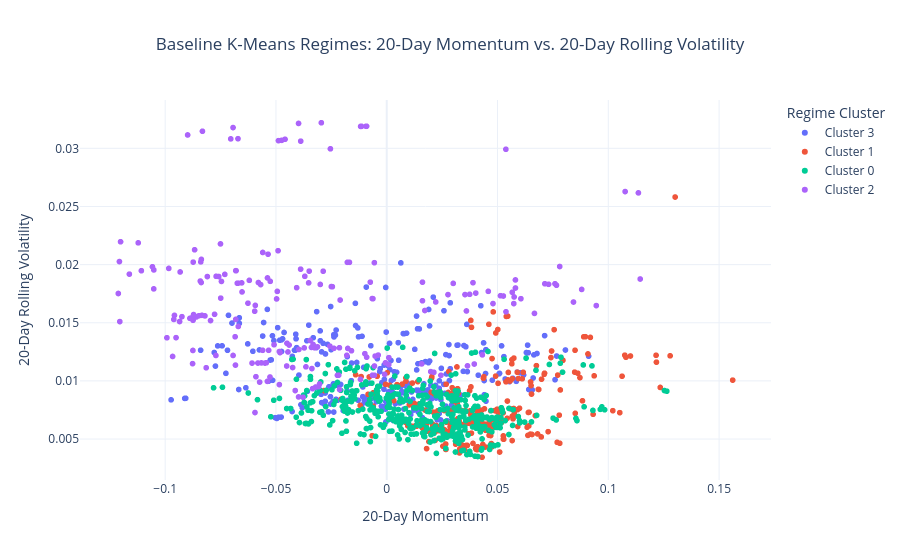

Notebook code for this chart:
### Markdown cell above
---
### Step 21: Visualize Feature Space (Momentum vs Volatility Scatter Plot)

We plot 20-Day Momentum against 20-Day Rolling Volatility, color-coded by `Regime_Cluster`, to visually inspect cluster separation in 2D space.

### Code cell
# Convert cluster integer to categorical string for distinct legend colors
plot_ml_df["Regime_Cluster_Label"] = "Cluster " + plot_ml_df["Regime_Cluster"].astype(str)

fig_scatter = px.scatter(
    plot_ml_df,
    x="Momentum_20",
    y="Rolling_Volatility_20",
    color="Regime_Cluster_Label",
    title="Baseline K-Means Regimes: 20-Day Momentum vs. 20-Day Rolling Volatility",
    labels={
        "Momentum_20": "20-Day Momentum",
        "Rolling_Volatility_20": "20-Day Rolling Volatility",
        "Regime_Cluster_Label": "Regime Cluster"
    },
    template="plotly_white"
)

fig_scatter.update_layout(title_x=0.5)
fig_scatter.show()

### Figure 1 — Plotly figure (JSON) as saved in the notebook; plotly's stock layout.template omitted (floating-point values rounded to 4 significant figures; data arrays with more than 128 entries replaced by an {"elided": "..."} marker saying what was removed)
{"data": [{"hovertemplate": "Regime Cluster=Cluster 3<br>20-Day Momentum=%{x}<br>20-Day Rolling Volatility=%{y}<extra></extra>", "legendgroup": "Cluster 3", "marker": {"color": "#636efa", "symbol": "circle"}, "mode": "markers", "name": "Cluster 3", "showlegend": true, "type": "scattergl", "x": {"elided": "299 float values"}, "xaxis": "x", "y": {"elided": "299 float values"}, "yaxis": "y"}, {"hovertemplate": "Regime Cluster=Cluster 1<br>20-Day Momentum=%{x}<br>20-Day Rolling Volatility=%{y}<extra></extra>", "legendgroup": "Cluster 1", "marker": {"color": "#EF553B", "symbol": "circle"}, "mode": "markers", "name": "Cluster 1", "showlegend": true, "type": "scattergl", "x": {"elided": "280 float values"}, "xaxis": "x", "y": {"elided": "280 float values"}, "yaxis": "y"}, {"hovertemplate": "Regime Cluster=Cluster 0<br>20-Day Momentum=%{x}<br>20-Day Rolling Volatility=%{y}<extra></extra>", "legendgroup": "Cluster 0", "marker": {"color": "#00cc96", "symbol": "circle"}, "mode": "markers", "name": "Cluster 0", "showlegend": true, "type": "scattergl", "x": {"elided": "454 float values"}, "xaxis": "x", "y": {"elided": "454 float values"}, "yaxis": "y"}, {"hovertemplate": "Regime Cluster=Cluster 2<br>20-Day Momentum=%{x}<br>20-Day Rolling Volatility=%{y}<extra></extra>", "legendgroup": "Cluster 2", "marker": {"color": "#ab63fa", "symbol": "circle"}, "mode": "markers", "name": "Cluster 2", "showlegend": true, "type": "scattergl", "x": {"elided": "202 float values"}, "xaxis": "x", "y": {"elided": "202 float values"}, "yaxis": "y"}], "layout": {"legend": {"title": {"text": "Regime Cluster"}, "tracegroupgap": 0}, "title": {"text": "Baseline K-Means Regimes: 20-Day Momentum vs. 20-Day Rolling Volatility", "x": 0.5}, "xaxis": {"anchor": "y", "domain": [0.0, 1.0], "title": {"text": "20-Day Momentum"}}, "yaxis": {"anchor": "x", "domain": [0.0, 1.0], "title": {"text": "20-Day Rolling Volatility"}}}}
